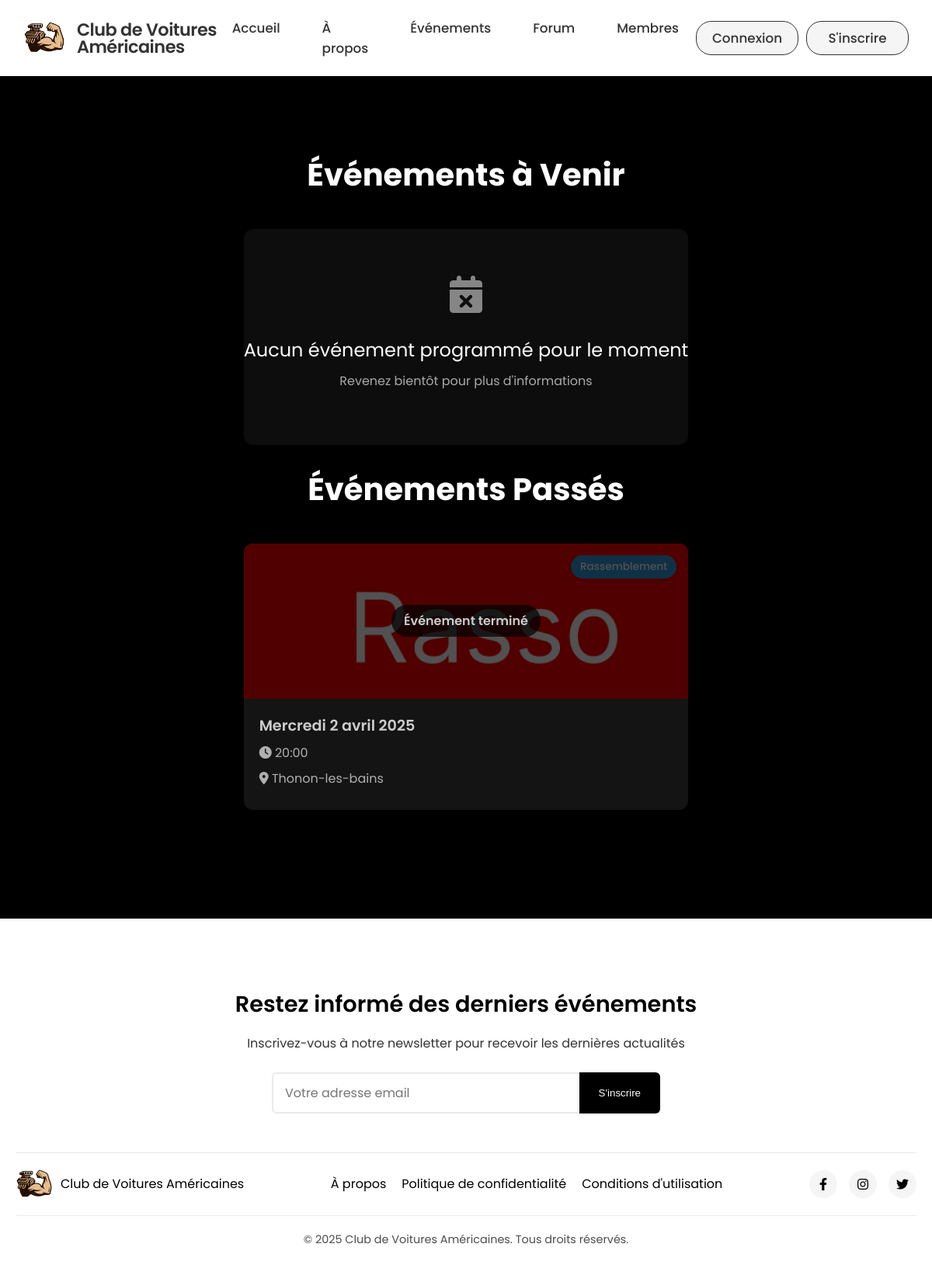
Screenshot of /events/ with the database file from the repository.
### v1/backend/core/models.py (models this page shows, shortened)
class ClubInfo(models.Model):
    name = models.CharField(max_length=100, default="Club de Voitures Américaines", verbose_name="Nom")
    description = models.TextField(verbose_name="Description")
    founder_info = models.TextField(blank=True, null=True, verbose_name="Informations sur le fondateur")
    cofounder_info = models.TextField(blank=True, null=True, verbose_name="Informations sur le co-fondateur")
    email = models.EmailField(blank=True, null=True, verbose_name="Email")
    phone = models.CharField(max_length=20, blank=True, null=True, verbose_name="Téléphone")
    instagram = models.CharField(max_length=100, blank=True, null=True)
    facebook = models.CharField(max_length=100, blank=True, null=True)
    twitter = models.CharField(max_length=100, blank=True, null=True)
    class Meta:
        verbose_name = "Information du Club"
        verbose_name_plural = "Informations du Club"

class Event(models.Model):
    EVENT_TYPE_CHOICES = (
        ('rasso', 'Rassemblement'),
        ('other', 'Autre'),
    )
    title = models.CharField(max_length=200, verbose_name="Titre")
    description = models.TextField(verbose_name="Description")
    location = models.CharField(max_length=200, verbose_name="Lieu")
    event_date = models.DateTimeField(verbose_name="Date de l'événement")
    created_at = models.DateTimeField(auto_now_add=True, verbose_name="Date de création")
    updated_at = models.DateTimeField(auto_now=True, verbose_name="Date de mise à jour")
    is_published = models.BooleanField(default=False, verbose_name="Est publié")
    type = models.CharField(max_length=20, choices=EVENT_TYPE_CHOICES, default='other', verbose_name="Type d'événement")
    def is_past_event_admin(self):
        return self.event_date < timezone.now()
    is_past_event_admin.short_description = "Événement passé"
    is_past_event_admin.boolean = True
    class Meta:
        ordering = ['event_date']
        verbose_name = "Événement"
        verbose_name_plural = "Événements"

### v1/backend/core/views.py (the view)
# urls.py: path('events/', views.events, name='events'),
def events(request):
    now = timezone.now()
    upcoming_events = Event.objects.filter(
        is_published=True,
        event_date__gte=now
    ).order_by('event_date')
    past_events = Event.objects.filter(
        is_published=True,
        event_date__lt=now
    ).order_by('-event_date')
    context = {
        'upcoming_events': upcoming_events,
        'past_events': past_events,
    }
    return render(request, 'core/events.html', context)

### v1/backend/core/context_processors.py (called while the page is built)
def club_info(request):
    try:
        info = ClubInfo.objects.first()
    except:
        info = None
    return {'global_club_info': info}

### v1/backend/templates/core/events.html (shortened to what this page needs)
{% extends 'base/base.html' %}
{% block content %}
<div class="events-container">
    <h1 class="section-title">Événements à Venir</h1>
    <div class="events-section">
        {% if upcoming_events %}
            <div class="events-grid">
                {% for event in upcoming_events %}
                    <a href="{% url 'event_detail' event.id %}" class="event-card-link">
                        <div class="event-card">
                            <div class="event-image">
                                <img src="{% if event.type == 'rasso' %}/static/img/rasso.png{% else %}/static/img/autre.png{% endif %}" alt="{{ event.title }}">
                                <div class="event-type-badge" style="background-color: {% if event.type == 'rasso' %}#3498db{% else %}#e67e22{% endif %};">
                                    {{ event.get_type_display }}
                                </div>
                            </div>
                            <div class="event-info">
                                <div class="event-date">
                                    {{ event.event_date|date:"l j F Y"|capfirst }}
                                </div>
                                <div class="event-time">
                                    <i class="fas fa-clock"></i> {{ event.event_date|date:"H:i" }}
                                </div>
                                <div class="event-location">
                                    <i class="fas fa-map-marker-alt"></i> {{ event.location }}
                                </div>
                                <p class="event-description">{{ event.description|truncatechars:120 }}</p>
                            </div>
                        </div>
                    </a>
                {% endfor %}
            </div>
        {% else %}
            <div class="no-events-message">
                <i class="fas fa-calendar-times"></i>
                <p>Aucun événement programmé pour le moment</p>
                <p class="no-events-sub">Revenez bientôt pour plus d'informations</p>
            </div>
        {% endif %}
    </div>
    {% if past_events %}
        <h1 class="section-title">Événements Passés</h1>
        <div class="events-section">
            <div class="events-grid past-events">
                {% for event in past_events %}
                    <a href="{% url 'event_detail' event.id %}" class="event-card-link past-event">
                        <div class="event-card">
                            <div class="event-image">
                                <img src="{% if event.type == 'rasso' %}/static/img/rasso.png{% else %}/static/img/autre.png{% endif %}" alt="{{ event.title }}">
                                <div class="event-type-badge" style="background-color: {% if event.type == 'rasso' %}#3498db{% else %}#e67e22{% endif %};">
                                    {{ event.get_type_display }}
                                </div>
                                <div class="past-event-overlay">
                                    <span>Événement terminé</span>
                                </div>
                            </div>
                            <div class="event-info">
                                <div class="event-date">
                                    {{ event.event_date|date:"l j F Y"|capfirst }}
                                </div>
                                <div class="event-time">
                                    <i class="fas fa-clock"></i> {{ event.event_date|date:"H:i" }}
                                </div>
                                <div class="event-location">
                                    <i class="fas fa-map-marker-alt"></i> {{ event.location }}
                                </div>
                            </div>
                        </div>
                    </a>
                {% endfor %}
            </div>
        </div>
    {% endif %}
</div>
{% endblock %}

### v1/backend/templates/base/base.html (shortened to what this page needs)
<!DOCTYPE html>
<html lang="fr">
<head>
    <link href="https://cdnjs.cloudflare.com/ajax/libs/font-awesome/6.0.0/css/all.min.css" rel="stylesheet">
    <link href="/static/css/style.css" rel="stylesheet">
</head>
<body>
    <nav>
        <div class="nav-left">
            <img src="/static/img/logo.png" alt="logo">
            <span class="nav-title">{% if global_club_info %}{{ global_club_info.name }}{% else %}Club de Voitures Américaines{% endif %}</span>
        </div>
        <div class="nav-center">
            <a href="{% url 'home' %}" class="{% if request.path == '/' %}active{% endif %}">Accueil</a>
            <a href="{% url 'about' %}" class="{% if 'about' in request.path %}active{% endif %}">À propos</a>
            <a href="{% url 'events' %}" class="{% if 'events' in request.path %}active{% endif %}">Événements</a>
            <a href="{% url 'forum:forum_home' %}" class="{% if active_forum or 'forum' in request.path %}active{% endif %}">Forum</a>
            <a href="{% url 'members_list' %}" class="{% if 'members' in request.path %}active{% endif %}">Membres</a>
        </div>
        <div class="nav-right">
            {% if user.is_authenticated %}
                <a href="{% url 'profile' %}">{{ user.username }}</a>
            {% else %}
                <a href="{% url 'login' %}" class="nav-btn login-btn">Connexion</a>
                <a href="{% url 'signup_request' %}" class="nav-btn signup-btn">S'inscrire</a>
            {% endif %}
        </div>
    </nav>
    {% block content %}{% endblock %}
    <footer>
        <div class="footer-container">
            <div class="newsletter">
                <h3>Restez informé des derniers événements</h3>
                <p>Inscrivez-vous à notre newsletter pour recevoir les dernières actualités</p>
                <form class="newsletter-form" method="post" action="{% url 'newsletter_signup' %}">
                    <input type="email" name="email" placeholder="Votre adresse email" required>
                    <button type="submit">S'inscrire</button>
                </form>
            </div>
            <div class="footer-info">
                <div class="footer-logo">
                    <img src="/static/img/logo.png" alt="logo" class="footer-logo-img">
                    <span>{% if global_club_info %}{{ global_club_info.name }}{% else %}Club de Voitures Américaines{% endif %}</span>
                </div>
                <div class="footer-links">
                    <a href="{% url 'about' %}">À propos</a>
                    <a href="#">Politique de confidentialité</a>
                    <a href="#">Conditions d'utilisation</a>
                </div>
                <div class="social-links">
                    <a href="#" aria-label="Facebook"><i class="fab fa-facebook-f"></i></a>
                    <a href="#" aria-label="Instagram"><i class="fab fa-instagram"></i></a>
                    <a href="#" aria-label="Twitter"><i class="fab fa-twitter"></i></a>
                </div>
            </div>
            <div class="copyright">
                <p>&copy; {% now "Y" %} {% if global_club_info %}{{ global_club_info.name }}{% else %}Club de Voitures Américaines{% endif %}. Tous droits réservés.</p>
            </div>
        </div>
    </footer>
</body>
</html>

### v1/backend/static/css/style.css (style rules this page uses)
:root { --main-dark: #0e0f10; --secondary-dark: #1a1c1e; --accent: #ff3838; --text-light: #f8f9fa; --text-secondary: #adb5bd; --event-date-bg: #ff3838; }
html, body { height: 100%; }
body { margin: 0; padding: 0; background-color: black; color: white; font-family: 'Poppins', sans-serif; display: flex; flex-direction: column; }
nav { display: flex; justify-content: space-between; align-items: center; padding: 15px 30px; background-color: white; box-shadow: 0 2px 10px rgba(0, 0, 0, 0.1); position: sticky; top: 0; z-index: 100; }
.nav-left { display: flex; align-items: center; gap: 15px; }
.nav-left img { height: 45px; width: auto; object-fit: contain; display: block; }
.nav-title { font-weight: 600; font-size: 1.4em; color: #333; letter-spacing: -0.5px; display: flex; align-items: center; line-height: 1; }
.nav-center { display: flex; gap: 30px; }
.nav-right { display: flex; }
nav a { text-decoration: none; color: #333; font-weight: 500; font-size: 1.05rem; padding: 8px 12px; border-radius: 4px; position: relative; transition: all 0.2s ease; }
nav a::after { content: ''; position: absolute; width: 0; height: 2px; bottom: 0; left: 50%; background-color: #333; transition: all 0.3s ease; }
.nav-right a { background-color: #f5f5f5; padding: 8px 15px; border-radius: 20px; font-weight: 500; transition: all 0.3s ease; }
.nav-btn { padding: 8px 15px; margin-left: 10px; border-radius: 20px; font-weight: 500; transition: all 0.3s ease; text-align: center; display: inline-block; min-width: 100px; }
.login-btn { background-color: transparent; border: 1px solid #333; }
.signup-btn { background-color: transparent; border: 1px solid #333; }
.event-card { display: flex; background-color: rgba(255, 255, 255, 0.1); border-radius: 10px; overflow: hidden; box-shadow: 0 4px 15px rgba(0, 0, 0, 0.25); transition: transform 0.3s ease, background-color 0.3s ease, box-shadow 0.3s ease; }
.event-card img { width: 40%; height: auto; min-height: 100%; object-fit: cover; flex-shrink: 0; }
.event-info { padding: 25px; display: flex; flex-direction: column; justify-content: center; flex-grow: 1; transition: transform 0.2s ease; }
footer { background-color: white; color: black; padding: 60px 0 30px; width: 100%; margin-top: auto; }
.footer-container { max-width: 1300px; margin: 0 auto; padding: 0 20px; }
.newsletter { text-align: center; max-width: 600px; margin: 0 auto 50px; }
.newsletter h3 { font-size: 1.8rem; font-weight: 600; margin-bottom: 15px; }
.newsletter p { font-size: 1rem; margin-bottom: 25px; opacity: 0.8; }
.newsletter-form { display: flex; max-width: 500px; margin: 0 auto; }
.newsletter-form input { flex: 1; padding: 12px 15px; border: 2px solid #eaeaea; border-radius: 6px 0 0 6px; font-size: 1rem; font-family: inherit; transition: border-color 0.3s ease; }
.newsletter-form button { background-color: black; color: white; border: none; padding: 12px 25px; border-radius: 0 6px 6px 0; font-weight: 500; cursor: pointer; transition: background-color 0.3s ease; }
.footer-info { display: flex; justify-content: space-between; align-items: center; flex-wrap: wrap; padding: 20px 0; border-top: 1px solid #eaeaea; border-bottom: 1px solid #eaeaea; margin-bottom: 20px; }
.footer-logo { display: flex; align-items: center; gap: 10px; }
.footer-logo-img { height: 40px; width: auto; }
.footer-links { display: flex; gap: 20px; }
.footer-links a { color: black; text-decoration: none; transition: color 0.3s ease; }
.social-links { display: flex; gap: 15px; }
.social-links a { display: inline-flex; align-items: center; justify-content: center; width: 36px; height: 36px; border-radius: 50%; background-color: #f5f5f5; color: black; text-decoration: none; transition: background-color 0.3s ease, transform 0.3s ease; }
.copyright { text-align: center; font-size: 0.9rem; opacity: 0.7; }

### v1/backend/templates/base/base.html (style rules this page uses)
body.page-transition { animation: fadeIn 0.5s ease-in-out; }

### rows the page displays
ClubInfo: name "Club de Voitures Américaines"
Event: type "Rassemblement", event_date "Mercredi 2 avril 2025", event_date "20:00", location "Thonon-les-bains"
